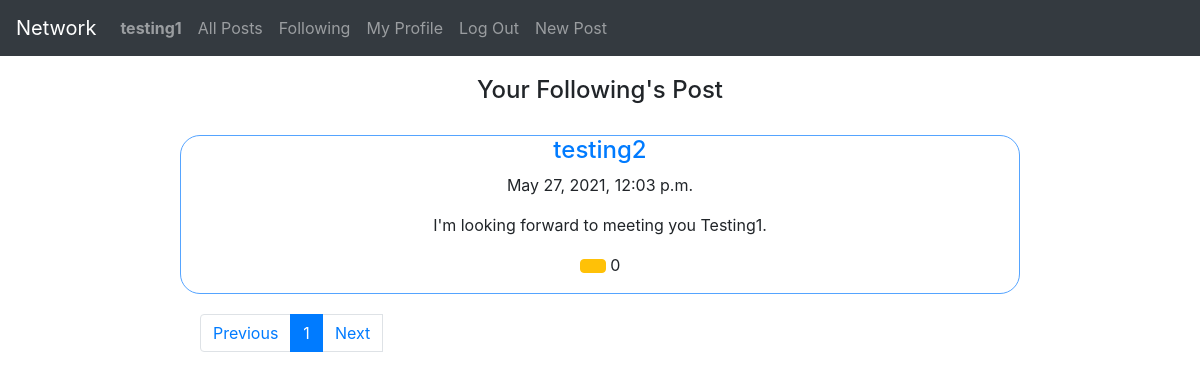
/following/1 (signed in), run on the app's committed database.
### network/models.py (models this page shows, shortened)
class User(AbstractUser):
    follower = models.ManyToManyField(
        'self', blank=True, related_name="followee")
    following = models.ManyToManyField(
        'self', blank=True, related_name="+")
    pass

class Post(models.Model):
    user = models.ForeignKey(
        User, on_delete=models.CASCADE, related_name="creator")
    post = models.TextField()
    date = models.DateTimeField(auto_now=True)
    like = models.ManyToManyField(User, blank=True, related_name="like_count")
    def like_count(self):
        return self.like.all().count()

### network/views.py (the view)
# urls.py: path('following/<int:page_visiting>', views.following, name="following"),
@login_required(login_url='/login')
def following(request, page_visiting):
    item = User.objects.get(username=request.user.username)
    following = Follow.objects.filter(user=item)
    users = [x.followee for x in following]
    print(users)
    try:
        all_post = []
        for i in users:
            posts = Post.objects.filter(user=i).order_by('-date')
            for j in posts:
                all_post.append(j)
    except IndexError:
        return render(request, "network/following.html", {
            "posts": None
        })
    p = Paginator(all_post, 10)
    try:
        page = p.page(page_visiting)
    except paginator.EmptyPage:
        if page_visiting > p.num_pages:
            return HttpResponseRedirect(reverse('following', args=[page_visiting - 1]))
        else:
            return HttpResponseRedirect(reverse('following', args=[page_visiting + 1]))
    distance = p.num_pages - page_visiting
    if p.num_pages <= 5:
        pagination_index = [i + 1 for i in range(p.num_pages)]
    elif distance < 5 and p.num_pages > 5:
        pagination_index = [p.num_pages - 4, p.num_pages -
                            3, p.num_pages - 2, p.num_pages-1, p.num_pages]
    elif distance >= 5 and p.num_pages > 5:
        pagination_index = [page_visiting - 2, page_visiting -
                            1, page_visiting, page_visiting + 1, page_visiting + 2]
    return render(request, "network/following.html", {
        "posts": page,
        "pages": pagination_index,
        "selected": page_visiting
    })

### network/templates/network/following.html (shortened to what this page needs)
{% extends "network/layout.html" %}
{% load static %}
{% block body %}
<h4 class="index-title">Your Following's Post</h4>
<div class="index-post-view">
    {% for post in posts %}
        <div class="index-content">
            <a href="{% url 'myprofile' post.user 1 %}"><h4>{{ post.user }}</h4></a>
            <p>{{ post.date }}</p>
            <p>{{ post.post }}</p>
            <p><button type="button" class="btn btn-warning like" onclick='like({{ post.id }})'><span class="like-btn-text {{post.id}}-btn"></span></button> <span class="like-text {{post.id}}-text">{{ post.like_count }}</span></p>
        </div>
    {% empty %}
        <p>You haven't followed anybody yet.</p>
    {% endfor %}
</div>
<div class="nav-container-pagination">
    <nav aria-label="Page navigation example">
        <ul class="pagination">
        <li class="page-item"><a class="page-link" href="{% url 'change' page_visiting=selected button='previous' from_page='following' username='following' %}">Previous</a></li>
            {% for page in pages %}
                <li class="page-item {{page}}"><a class="page-link" href="{% url 'following' page %}">{{ page }}</a></li>
            {% endfor %}
        <li class="page-item next"><a class="page-link" href="{% url 'change' page_visiting=selected button='next' from_page='following' username='following' %}">Next</a></li>
        </ul>
    </nav>
</div>
{% endblock %}

### network/templates/network/layout.html (shortened to what this page needs)
{% load static %}
<!DOCTYPE html>
<html lang="en">
    <head>
        <link rel="stylesheet" href="https://stackpath.bootstrapcdn.com/bootstrap/4.4.1/css/bootstrap.min.css">
        <link href="{% static 'network/styles.css' %}" rel="stylesheet">
    </head>
    <body>
        <nav class="navbar navbar-expand-lg navbar-dark bg-dark">
            <a class="navbar-brand" href="{% url 'index' %}">Network</a>
            <div>
              <ul class="navbar-nav mr-auto">
                {% if user.is_authenticated %}
                    <li class="nav-item">
                        <a class="nav-link" href="{% url 'myprofile' user.username 1 %}"><strong>{{ user.username }}</strong></a>
                    </li>
                {% endif %}
                <li class="nav-item">
                  <a class="nav-link" href="{% url 'index' %}">All Posts</a>
                </li>
                {% if user.is_authenticated %}
                    <li class="nav-item">
                        <a class="nav-link" href="{% url 'following' 1 %}">Following</a>
                    </li>
                    <li class="nav-item">
                        <a class="nav-link" href="{% url 'myprofile' user.username 1 %}">My Profile</a>
                    </li>
                    <li class="nav-item">
                        <a class="nav-link" href="{% url 'logout' %}">Log Out</a>
                    </li>
                    <li class="nav-item">
                        <a class="nav-link" href="{% url 'new_post' %}">New Post</a>
                    </li>
                {% endif %}
              </ul>
            </div>
          </nav>
        <div class="body">
            {% block body %}
            {% endblock %}
        </div>
    </body>
</html>

### network/static/network/styles.css (style rules this page uses)
.index-content { border: 1px solid rgb(85, 164, 255); border-radius: 20px; text-align: center; margin: auto; display: block; margin-top: 10px; }
.index-post-view { width: 70%; margin: auto; }
.newpost-title, .myprofile-title, .edit-title, .comment-title, .index-title { text-align: center; padding: 20px; }
.nav-container-pagination { padding: 20px; width: 70%; margin: auto; }

### data on the page
User: username "testing1"
Post: user "testing2", date "May 27, 2021, 12:03 p.m.", post "I'm looking forward to meeting you Testing1.", like_count "0"

### other printed values
{{ page }} "1"
